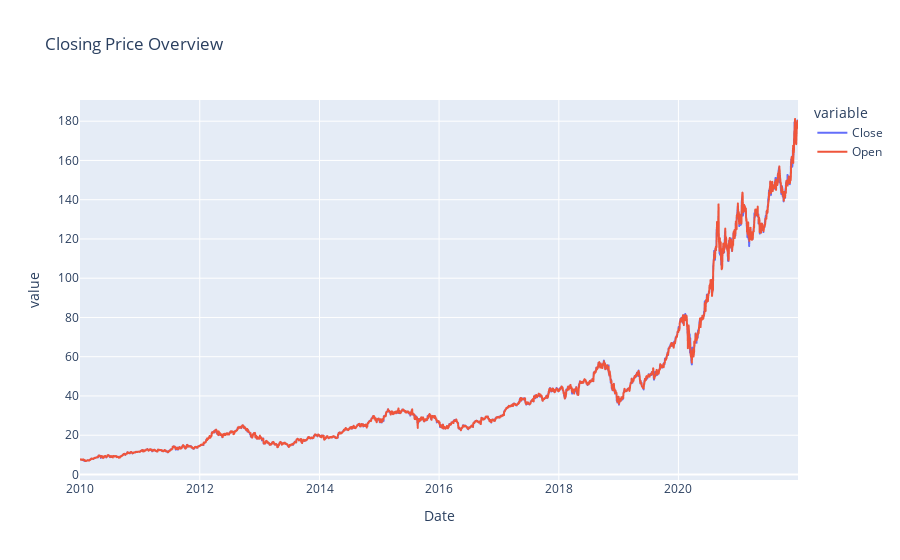

The notebook cell saved with this chart:
### Code cell
px.line(df, x ='Date', y=['Close', 'Open'], labels={'x': 'Date', 'y': 'Closing_Price'},
       title='Closing Price Overview')

### Figure 1 — Plotly figure (JSON) as saved in the notebook; plotly's stock layout.template omitted (floating-point values rounded to 4 significant figures; data arrays with more than 128 entries replaced by an {"elided": "..."} marker saying what was removed)
{"data": [{"hovertemplate": "variable=Close<br>Date=%{x}<br>value=%{y}<extra></extra>", "legendgroup": "Close", "line": {"color": "#636efa", "dash": "solid"}, "marker": {"symbol": "circle"}, "mode": "lines", "name": "Close", "showlegend": true, "type": "scattergl", "x": {"elided": "3022 str values"}, "xaxis": "x", "y": {"elided": "3022 float values"}, "yaxis": "y"}, {"hovertemplate": "variable=Open<br>Date=%{x}<br>value=%{y}<extra></extra>", "legendgroup": "Open", "line": {"color": "#EF553B", "dash": "solid"}, "marker": {"symbol": "circle"}, "mode": "lines", "name": "Open", "showlegend": true, "type": "scattergl", "x": {"elided": "3022 str values"}, "xaxis": "x", "y": {"elided": "3022 float values"}, "yaxis": "y"}], "layout": {"legend": {"title": {"text": "variable"}, "tracegroupgap": 0}, "title": {"text": "Closing Price Overview"}, "xaxis": {"anchor": "y", "domain": [0, 1], "title": {"text": "Date"}}, "yaxis": {"anchor": "x", "domain": [0, 1], "title": {"text": "value"}}}}
